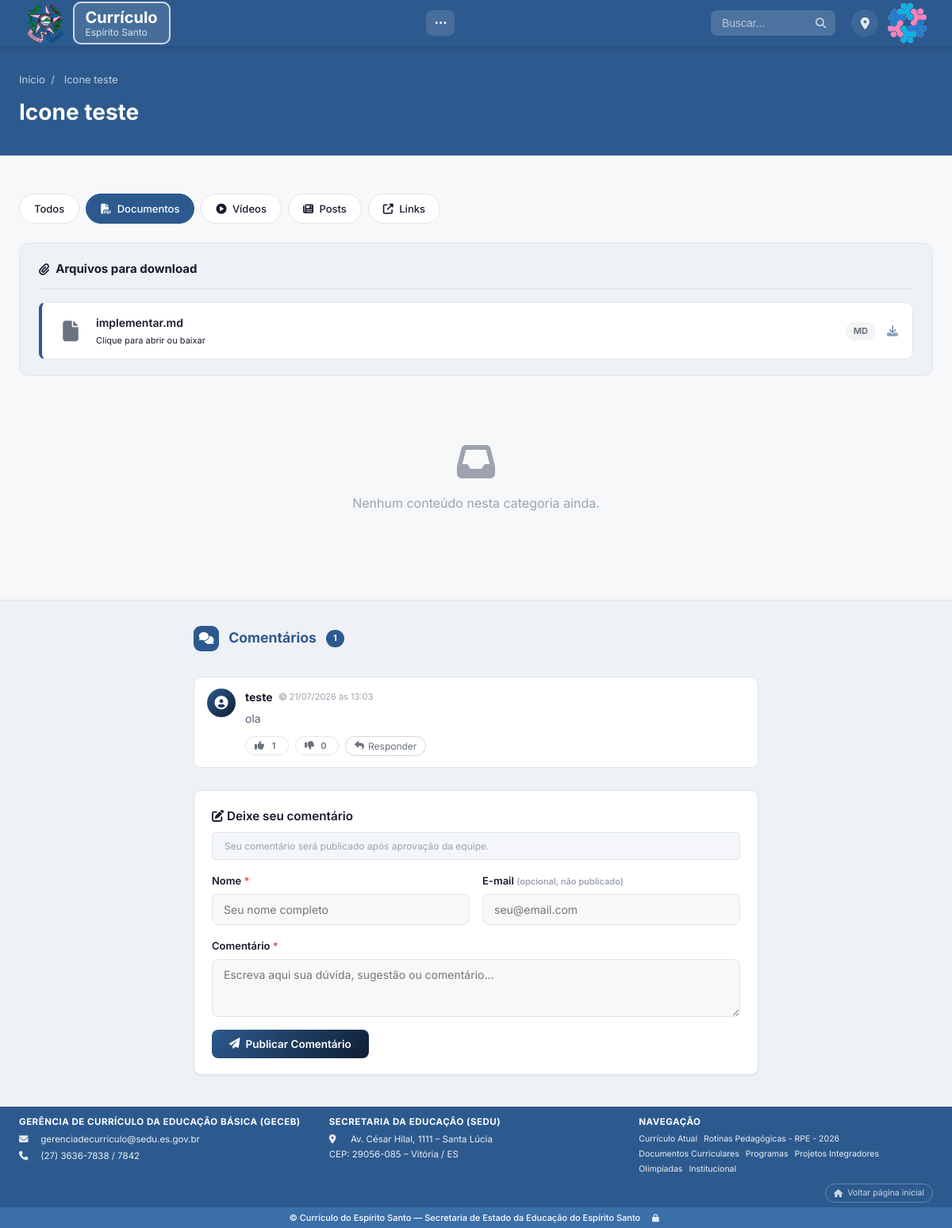
The page /categoria/icone-teste/?tipo=documento on the database as committed earlier.
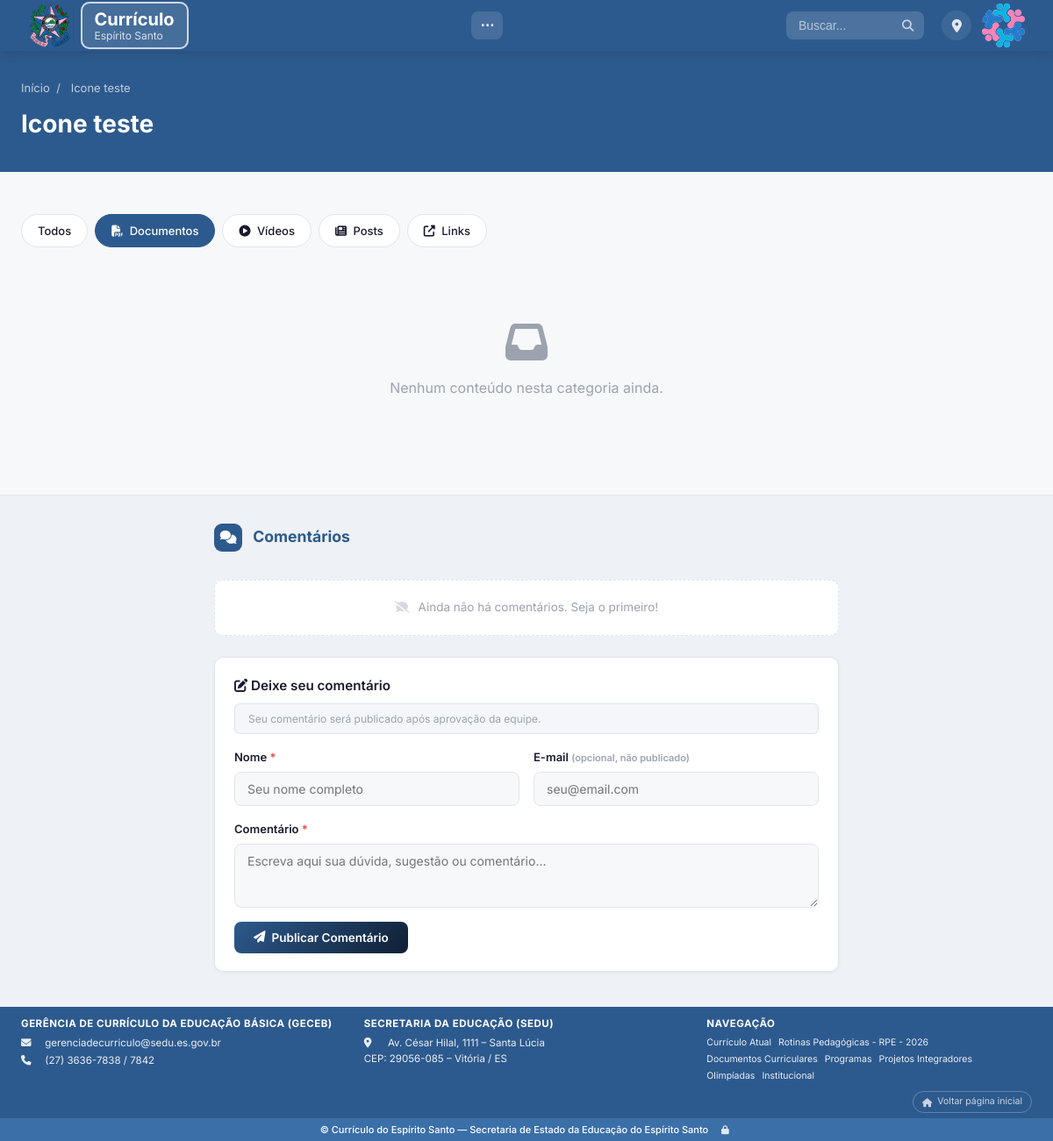
The same page on the database as committed later.
### conteudo/models.py (models this page shows, shortened)
class Anexo(models.Model):
    conteudo = models.ForeignKey(
        Conteudo, on_delete=models.CASCADE, null=True, blank=True,
        related_name='anexos', verbose_name='Conteúdo'
    )
    categoria = models.ForeignKey(
        Categoria, on_delete=models.CASCADE, null=True, blank=True,
        related_name='anexos', verbose_name='Categoria'
    )
    arquivo = models.FileField(
        'Arquivo', upload_to='anexos/%Y/%m/',
        help_text='PDF, Word, Excel, PowerPoint, vídeo, imagem ou outro arquivo.'
    )
    nome = models.CharField(
        'Nome do arquivo', max_length=200, blank=True,
        help_text='Nome exibido no site. Se vazio, usa o nome do arquivo.'
    )
    ordem = models.PositiveIntegerField('Ordem', default=0)
    class Meta:
        verbose_name = 'Anexo'
        verbose_name_plural = 'Anexos'
        ordering = ['ordem', 'nome']
    @property
    def extensao(self):
        if self.arquivo:
            return self.arquivo.name.split('.')[-1].upper()
        return ''
    @property
    def nome_exibicao(self):
        return self.nome or self.arquivo.name.split('/')[-1]

class Comentario(models.Model):
    PENDENTE = 'pendente'
    PUBLICADO = 'publicado'
    RECUSADO = 'recusado'
    STATUS_CHOICES = [
        (PENDENTE, '⏳ Pendente'),
        (PUBLICADO, '✅ Publicado'),
        (RECUSADO, '❌ Recusado'),
    ]
    conteudo = models.ForeignKey(
        Conteudo, on_delete=models.CASCADE,
        related_name='comentarios', verbose_name='Conteúdo',
        null=True, blank=True,
    )
    categoria = models.ForeignKey(
        Categoria, on_delete=models.CASCADE,
        related_name='comentarios', verbose_name='Botão/categoria',
        null=True, blank=True,
        help_text='Preenchido quando o comentário foi feito na página de um botão (categoria) em vez de num conteúdo específico. Mutuamente exclusivo com Conteúdo.'
    )
    parent = models.ForeignKey(
        'self', null=True, blank=True,
        on_delete=models.CASCADE,
        related_name='respostas',
        verbose_name='Em resposta a',
    )
    nome = models.CharField('Nome', max_length=100)
    email = models.EmailField('E-mail', blank=True)
    texto = models.TextField('Comentário')
    status = models.CharField(
        'Status', max_length=10, choices=STATUS_CHOICES, default=PENDENTE,
        help_text='Pendente = aguardando moderação; Publicado = visível no site; Recusado = descartado.'
    )
    aprovado = models.BooleanField('Aprovado (legado)', default=False, editable=False)
    resposta = models.TextField(
        'Resposta do administrador', blank=True,
        help_text='Resposta que aparece vinculada ao comentário no site. Deixe vazio se não quiser responder.'
    )
    votos_positivos = models.PositiveIntegerField('👍 Curtidas', default=0)
    votos_negativos = models.PositiveIntegerField('👎 Não curtidas', default=0)
    data_criacao = models.DateTimeField('Enviado em', auto_now_add=True)
    data_resposta = models.DateTimeField('Respondido em', null=True, blank=True)
    class Meta:
        verbose_name = 'Comentário'
        verbose_name_plural = 'Comentários'
        ordering = ['data_criacao']
    @property
    def publicado(self):
        return self.status == self.PUBLICADO

class Categoria(models.Model):
    nome = models.CharField('Nome', max_length=200)
    slug = models.SlugField('URL amigável', max_length=200, unique=True, blank=True)
    descricao = models.TextField('Descrição', blank=True)
    icone = models.CharField(
        'Ícone', max_length=50, blank=True,
        help_text='Nome do ícone (ex: fas fa-book, fas fa-trophy)'
    )
    icone_imagem = models.FileField(
        'Ícone personalizado (imagem)', upload_to='icones_categoria/', blank=True, null=True,
        help_text='Envie uma imagem para usar como ícone deste botão, no lugar do ícone '
                  'automático/Font Awesome. Aceita qualquer formato (PNG, JPG, SVG, ICO, '
                  'WEBP...). Use uma imagem com fundo transparente para não prejudicar a '
                  'estética do botão. A imagem é ajustada automaticamente ao espaço do '
                  'ícone (sem cortar) tanto no botão principal quanto em subbotões. Se '
                  'preenchido, tem prioridade sobre o ícone escolhido.'
    )
    imagem = models.ImageField('Imagem de capa', upload_to='categorias/', blank=True, null=True)
    ordem = models.PositiveIntegerField('Ordem no menu', default=0)
    ativa = models.BooleanField('Ativa', default=True)
    categoria_pai = models.ForeignKey(
        'self', on_delete=models.CASCADE, null=True, blank=True,
        related_name='subcategorias', verbose_name='Categoria pai'
    )
    mostrar_menu_superior = models.BooleanField(
        'Aparecer na barra superior do site', default=False,
        help_text='Se marcado, o botão aparece na barra azul do topo da página '
                  'inicial e na lista "Navegação" do rodapé. Se desmarcado, some '
                  'dessas duas barras (mas a página da categoria continua existindo). '
                  'Vale apenas para botões do nível principal.'
    )
    mostrar_navegue_area = models.BooleanField(
        'Aparecer no "Navegue por área"', default=False,
        help_text='Se marcado, o botão aparece na seção "Navegue por área" da '
                  'página inicial. Se desmarcado, não aparece lá. '
                  'Vale apenas para botões do nível principal.'
    )
    mostrar_area_central = models.BooleanField(
        'Aparecer na área central (ao lado do Currículo Atual)', default=False,
        help_text='Se marcado, o botão aparece centralizado na página inicial, '
                  'ao lado do botão "Currículo Atual". Independente da barra '
                  'superior — pode marcar um, outro, os dois ou nenhum. A ordem '
                  'de exibição usa o mesmo campo "Ordem no menu". '
                  'Vale apenas para botões do nível principal.'
    )
    url_externa = models.URLField(
        'URL / Link de acesso externo', max_length=500, blank=True,
        help_text='Opcional. Se preenchido, ao clicar neste botão o visitante '
                  'será direcionado para este endereço externo em vez de abrir '
                  'a página interna da categoria.'
    )
    mostrar_conteudos_recentes = models.BooleanField(
        'Aparecer em Conteúdos Recentes', default=False,
        help_text='Se marcado, os conteúdos desta categoria poderão aparecer '
                  'automaticamente na área "Conteúdos Recentes" da página inicial.'
    )
    mostrar_como_card = models.BooleanField(
        'Mostrar como card grande na página do pai', default=True,
        help_text='Vale apenas para subcategorias (botões dentro de outro botão). '
                  'Se marcado, aparece como chip no topo E como card grande clicável '
                  'no meio da página do pai. Se desmarcado, aparece SOMENTE como chip '
                  'no topo (sem duplicar). Subáreas criadas pela função "Criar subárea '
                  'nos botões marcados" já nascem desmarcadas, por padrão.'
    )
    class Meta:
        verbose_name = 'Categoria'
        verbose_name_plural = 'Categorias'
        ordering = ['ordem', 'nome']
    @property
    def link_externo(self):
        url = (self.url_externa or '').strip()
        if not url:
            return ''
        if '://' in url or url.startswith(('mailto:', 'tel:', '//', '#', '/')):
            return url
        return 'https://' + url

### conteudo/views.py (the view, shortened to what this page needs)
# urls.py: path('categoria/<slug:slug>/', views.categoria_detalhe, name='categoria'),
def categoria_detalhe(request, slug):
    categoria = get_object_or_404(Categoria, slug=slug, ativa=True)
    subcategorias = categoria.subcategorias.filter(ativa=True).order_by('nome')
    respostas_qs = Comentario.objects.filter(status='publicado').order_by('data_criacao')
    comentarios = (
        categoria.comentarios.filter(status='publicado', parent__isnull=True)
        .prefetch_related(Prefetch('respostas', queryset=respostas_qs))
        .order_by('data_criacao')
    )
    from painel.models import Vinculo
    cats = [categoria]
    conteudos = Conteudo.objects.publicados().filter(
        Q(categoria__in=cats) | Q(vinculos__categoria__in=cats)
    ).distinct().order_by(
        Case(When(ordem=0, then=Value(9999)), default=F('ordem'), output_field=IntegerField()),
        '-data_publicacao'
    )
    pulsantes = set(Vinculo.objects.filter(
        categoria__in=cats, pulsante=True
    ).values_list('conteudo_id', flat=True))
    tipo = request.GET.get('tipo')
    if tipo:
        conteudos = conteudos.filter(tipo=tipo)
    banners_cat = Banner.objects.filter(ativo=True, categoria=categoria)
    anexos_categoria = categoria.anexos.all().order_by('ordem', 'nome')
    return render(request, 'categoria.html', {
        'categoria': categoria,
        'subcategorias': subcategorias,
        'conteudos': conteudos,
        'tipo_filtro': tipo,
        'banners': banners_cat,
        'anexos_categoria': anexos_categoria,
        'pulsantes': pulsantes,
        'comentarios': comentarios,
    })

### templates/categoria.html (shortened to what the changed rows need)
{% extends 'base.html' %}
{% block content %}
<section class="page-header">
    <div class="container">
        <h1>{{ categoria.nome }}</h1>
    </div>
</section>
<section class="section">
    <div class="container">
    {% if pagina_indice %}
        {% if categoria.descricao %}
        <div class="page-intro-body">{{ categoria.descricao|safe }}</div>
        {% endif %}
        <div class="topic-grid">
            {% for botao in botoes %}
            <a href="{% if botao.link_externo %}{{ botao.link_externo }}{% else %}{% url 'conteudo:categoria' botao.slug %}{% endif %}"
               class="topic-btn{% if botao.estilo.pulsante %} btn-pulse{% endif %}{% if botao.estilo.classe_tamanho %} {{ botao.estilo.classe_tamanho }}{% endif %}"
               {% if botao.estilo %}style="{{ botao.estilo.css_inline }}"{% endif %}
               {% if botao.link_externo %}target="_blank" rel="noopener"{% endif %}
               title="{{ botao.nome }}">
                <span class="topic-icon{% if botao.icone_imagem %} sem-fundo{% endif %}">
                    {% if botao.icone_imagem %}<img src="{{ botao.icone_imagem.url }}" alt="" class="icone-personalizado">
                    {% else %}<i class="{{ botao.icone_display }}"></i>{% endif %}
                </span>
                <span class="topic-label">{{ botao.nome }}</span>
            </a>
            {% endfor %}
        </div>
    {% else %}
        {% if anexos_categoria %}
        <div class="anexos-section">
            <h3 class="anexos-titulo"><i class="fas fa-paperclip"></i> Arquivos para download</h3>
            <div class="anexos-lista">
                {% for anexo in anexos_categoria %}
                <a href="{{ anexo.arquivo.url }}" class="anexo-item" target="_blank" rel="noopener" title="{{ anexo.nome_exibicao }}">
                    <span class="anexo-icone">
                        {% if anexo.extensao == 'PDF' %}<i class="fas fa-file-pdf"></i>
                        {% elif anexo.extensao == 'DOCX' or anexo.extensao == 'DOC' %}<i class="fas fa-file-word"></i>
                        {% elif anexo.extensao == 'XLSX' or anexo.extensao == 'XLS' %}<i class="fas fa-file-excel"></i>
                        {% elif anexo.extensao == 'PPTX' or anexo.extensao == 'PPT' %}<i class="fas fa-file-powerpoint"></i>
                        {% elif anexo.extensao == 'MP4' or anexo.extensao == 'AVI' or anexo.extensao == 'MOV' %}<i class="fas fa-file-video"></i>
                        {% elif anexo.extensao == 'JPG' or anexo.extensao == 'PNG' or anexo.extensao == 'GIF' %}<i class="fas fa-file-image"></i>
                        {% else %}<i class="fas fa-file"></i>
                        {% endif %}
                    </span>
                    <span class="anexo-info">
                        <span class="anexo-nome">{{ anexo.nome_exibicao }}</span>
                        <span class="anexo-meta">Clique para abrir ou baixar</span>
                    </span>
                    <span class="anexo-ext ext-{{ anexo.extensao|lower }}">{{ anexo.extensao }}</span>
                    <span class="anexo-download"><i class="fas fa-download"></i></span>
                </a>
                {% endfor %}
            </div>
        </div>
        {% endif %}
    {% endif %}
    </div>
</section>
<section class="section section-alt comentarios-section" id="comentarios">
    <div class="container" style="max-width:760px;">
        <h2 class="section-title" style="font-size:1.1rem;">
            <span class="title-icon"><i class="fas fa-comments"></i></span>
            Comentários
            {% if comentarios %}<span class="comment-count-badge">{{ comentarios|length }}</span>{% endif %}
        </h2>
        {% if comentarios %}
        <div class="comment-list">
            {% for c in comentarios %}
            <div class="comment-item" id="comment-{{ c.pk }}">
                <div class="comment-avatar">
                    <i class="fas fa-user-circle"></i>
                </div>
                <div class="comment-body">
                    <div class="comment-header">
                        <strong class="comment-nome">{{ c.nome }}</strong>
                        <span class="comment-date">
                            <i class="fas fa-clock" style="font-size:10px;opacity:.6;"></i>
                            {{ c.data_criacao|date:"d/m/Y \à\s H:i" }}
                        </span>
                    </div>
                    <p class="comment-texto">{{ c.texto|linebreaksbr }}</p>
                    <div class="comment-actions">
                        <button class="comment-vote-btn vote-pos" data-pk="{{ c.pk }}" data-voto="positivo" title="Gostei">
                            <i class="fas fa-thumbs-up"></i>
                            <span class="vote-count">{{ c.votos_positivos }}</span>
                        </button>
                        <button class="comment-vote-btn vote-neg" data-pk="{{ c.pk }}" data-voto="negativo" title="Não gostei">
                            <i class="fas fa-thumbs-down"></i>
                            <span class="vote-count">{{ c.votos_negativos }}</span>
                        </button>
                        <button class="comment-reply-btn" data-comment="{{ c.pk }}">
                            <i class="fas fa-reply"></i> Responder
                        </button>
                    </div>
                </div>
            </div>
            {% endfor %}
        </div>
        {% else %}
        <p class="comment-empty">
            <i class="fas fa-comment-slash" style="opacity:.4;margin-right:6px;"></i>
            Ainda não há comentários. Seja o primeiro!
        </p>
        {% endif %}
        <div class="comment-form-box">
            <h3 style="font-size:.95rem;margin-bottom:8px;">
            </h3>
            <p class="comment-notice">
            </p>
            <form method="post" class="comment-form">
            </form>
        </div>
    </div>
</section>
{% endblock %}

### templates/base.html (shortened to what the changed rows need)
{% load static %}
<!DOCTYPE html>
<html lang="pt-BR">
<head>
    <link rel="stylesheet" href="https://cdnjs.cloudflare.com/ajax/libs/font-awesome/6.5.1/css/all.min.css">
    <link rel="stylesheet" href="{% static 'css/style.css' %}?v=20260722-1">
</head>
<body>
<main class="main">
    {% block content %}{% endblock %}
</main>
<footer class="footer">
    <div class="container footer-inner">
        <div class="footer-links">
            <h3>{{ config.rodape_col3_titulo|default:"Navegação" }}</h3>
            {% if config.rodape_col3_html %}{{ config.rodape_col3_html|safe }}{% else %}
            {% for cat in menu_categorias %}
            <a href="{% url 'conteudo:categoria' cat.slug %}">{{ cat.nome }}</a>
            {% endfor %}
            {% endif %}
        </div>
    </div>
</footer>
</body>
</html>

Rows that differ between the two databases and show on the page:
removed Anexo: nome_exibicao "implementar.md", extensao "MD"
removed Comentario: nome "teste", data_criacao "21/07/2026 às 13:03", texto "ola", votos_positivos "1", votos_negativos "0"
Other text that changed with them:
{{ comentarios|length }}: "1" → (not shown)
text no longer shown: "Arquivos para download"
text now shown: "Ainda não há comentários. Seja o primeiro!"
